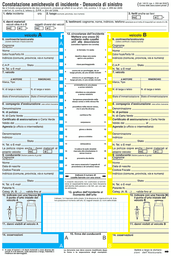
#> input picture test/CAI.png, 171 x 256 px, shrunk from 690 x 1030 before the run
$ python testConnection.py --image test/CAI.png   (older library calls are emulated)
#> lines starting #> are read from the running program, lines starting #| are printed output that depends on the picture; after the words box and inside, x2 and y2 are one past the last pixel; in counts of white or black regions, pixels touching at a corner belong together
### opencv.py
import cv2
import sys
import os
import numpy as np
import math

import matplotlib.pyplot as plt

ADAPTIVE_WINSZ = 55
PAGE_MARGIN_X = 10  # reduced px to ignore near L/R edge
PAGE_MARGIN_Y = 10  # reduced px to ignore near T/B edge
TEXT_MIN_WIDTH = 15  # min reduced px width of detected text contour
TEXT_MIN_HEIGHT = 2  # min reduced px height of detected text contour
TEXT_MIN_ASPECT = 1.5  # filter out text contours below this w/h ratio
TEXT_MAX_THICKNESS = 10  # max reduced px thickness of detected text contour

numberChain = 0


def rescale(image, width=None, height=None, inter=cv2.INTER_AREA):
    """
    scalatura dell'immagine
    INTER_AREA buono per creare immagini piu' piccole
    INTER_LINEA buono per creare immagini piu' grandi
    :param image: immagine da lavorare
    :param width: larghezza immagine
    :param height: altezza
    :param inter: metodo scalatura
    :return:
    """
    dim = None
    (h, w) = image.shape[:2]

    if width is None and height is None:
        return image

    if width is None:
        r = height / float(h)
        dim = (int(w * r), height)
    elif height is None:
        r = width / float(w)
        dim = (width, int(h * r))
    else:
        dim = (width, height)

    resized = cv2.resize(image, dim, interpolation=inter)

    return resized

def image_list(path):
    return [os.path.join(path, f) for f in os.listdir(path) if f.endswith('.jpg') or f.endswith('.png')]

def open_document(image, doc_height):
    """
    apro il documento e lo imposto sui 1000 px di altezza
    :return:
    :param image:
    :param docHeight:
    :return:
    """
#> called with image = 'test/CAI.png', doc_height = 1000
    gray = cv2.imread(image, cv2.IMREAD_GRAYSCALE)
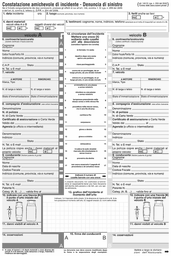
#> gray: shape (256, 171); min 22, max 255, mean 224.7

    if gray is None:
        print("document ", image, " doesn't exists")
        sys.exit()

    height, width = gray.shape[:2]
#> height = 256; width = 171
    print("image size", width, "x", height)
#| image size 171 x 256

    img = None
    if (height > doc_height):
        img = rescale(gray, None, doc_height)
    elif (height < doc_height):
        img = rescale(gray, None, doc_height, inter=cv2.INTER_LINEAR)
#> in rescale, `resized = cv2.resize(image, dim, interpolation=inter)`:
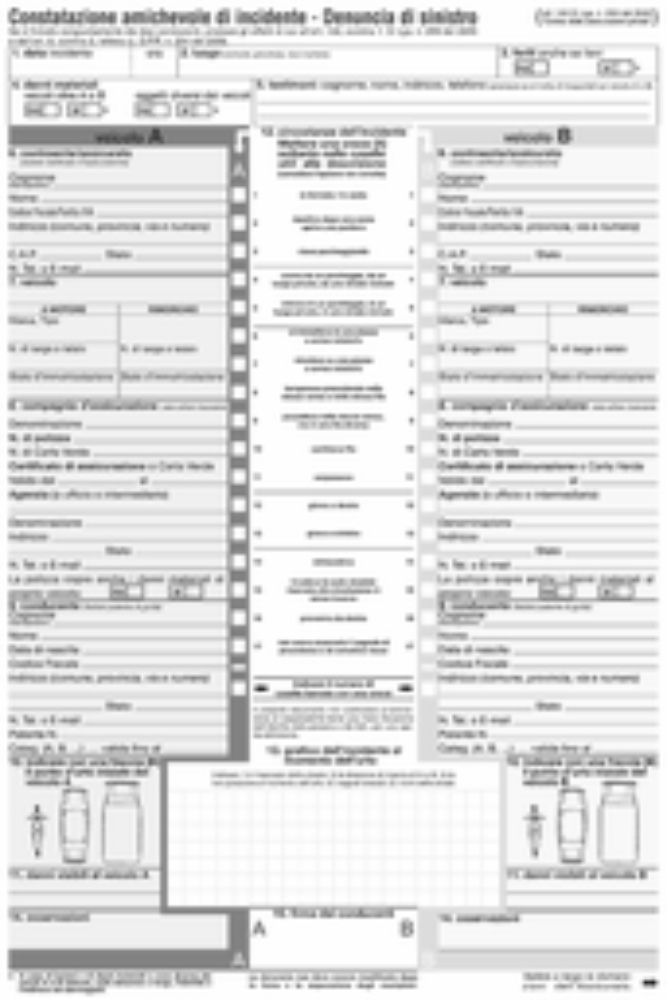
#> resized: shape (1000, 667); min 29, max 255, mean 224.6
    else:
        img = gray

    return img


def get_page_extents(image):
    """
    Creo una maschera su cui lavorare il documento
    :param image: pagina caricata
    :return:
    """
    height, width = image.shape[:2]
    xmin = PAGE_MARGIN_X
    ymin = PAGE_MARGIN_Y
    xmax = width - PAGE_MARGIN_X
    ymax = height - PAGE_MARGIN_Y
    page = np.zeros((height, width), dtype=np.uint8)
    cv2.rectangle(page, (xmin, ymin), (xmax, ymax), (255, 255, 255), -1)

    outline = np.array([
        [xmin, ymin],
        [xmin, ymax],
        [xmax, ymax],
        [xmax, ymin]])

    return page, outline


def box(width, height):
    return np.ones((height, width), dtype=np.uint8)

def get_binary(image, pagemask,maxVal = 255):
    mask = cv2.adaptiveThreshold(image, maxVal, cv2.ADAPTIVE_THRESH_MEAN_C, cv2.THRESH_BINARY_INV, ADAPTIVE_WINSZ, 7)
    return np.minimum(mask, pagemask)

# [13 lines left out: function get_mask, not called in this run]


class ContourInfo(object):
    # [23 lines left out: functions __init__, calc_center_angle, not called in this run]


    def draw_contour(self,image):
        cv2.drawContours(image, self.contour, -1, (0, 255, 0), 3)

    # [9 lines left out: function draw_orientation, not called in this run]

    def angleDiff(self,angleB,angleA):
        return abs(angleB - angleA)

    def calcDistance(self,cInfo):
        pass

    # [60 lines left out: functions calcCost, detect_box, get_contours, not called in this run]


def detect_outliers(data, m=2):
    return abs(data - np.mean(data)) < m * np.std(data)

# [70 lines left out: functions deskew, openMatchImage, simpleMatch, simpleBox, not called in this run]

### dscc.py
import numpy as np
import math

HORIZONTAL = 0
VERTICAL = 1

MIN_LEN = 1

class RunLen(object):
    def __init__(self,pos,start,end):
        self.pos = pos

        self.parents = 0
        self.children = 0

        self.length = 0
        self.medium_height = 0

        self.child = None
        self.see = False

        self.bad = False

        self.coeff = []

        if start < end:
            self.start = start
            self.end = end
        else:
            self.start = end
            self.end = start

        self.midpoint = self.start + int((self.end - self.start) / 2)

    def get_overlap(self,start,end):
        return max(0, min(self.end, end) - max(self.start, start)) > 0

    def singleConnected(self):
        if self.children == 1 and self.parents == 1:
            return True
        else:
            return False

    def prune(self):
        self.child = None

    def connect(self,child):
        if  self.pos == child.pos - 1 and self.get_overlap(child.start,child.end):

            child.parents += 1
            self.children += 1

            self.child = child

            return True
        else:
            return False

    def getHeight(self):
        return self.end - self.start


    def print(self):
        print("Runlen {0} \t {1} \t {2}".format(self.pos,self.length,self.medium_height))

    def project(self,x):
        return  self.coeff[0] * x + self.coeff[1]


def lineDistance(a,b):
    return max(a.pos, b.pos) - min(a.pos + a.length,b.pos + b.length)

# [29 lines left out: functions colineDistance, merenge, not called in this run]


def fitLine(run):
    if run.length < 2:
        return

    start = run

    pos = []
    midPoints = []

    while run is not None:
        if run.getHeight() <= 2 * start.medium_height:
            pos.append(run.pos)
            midPoints.append(run.midpoint)
        else:
            run.bad = True
            #print("Scartato punto {0} : altezza {1} media {2}".format(run.pos,run.getHeight(),start.medium_height))

        run = run.child

    if(len(pos) >= 2):
        coeff = np.polyfit(pos, midPoints, 1, full=False)
        start.coeff = coeff


def navigate(run):
    length = 0
    medium_height = 0

    #print("Start {0}".format(run.pos))

    if run.child is None:
        #print("End {0}".format(run.pos))
        run.length = 1
        run.medium_height = run.getHeight()
        return 1

    start = run


    while run is not None and run.singleConnected():
        run.see = True

        length += 1
        medium_height += run.getHeight()

        endRun = run
        run = run.child

    start.length = length
    start.medium_height = int(medium_height / length)

    #calcoloFunzione di interpolazione
    #z = np.polyfit(x, y, 3)

    endRun.prune()
    return length

    #print("End {0} {1}".format(endRun.pos,length))


def detectSingleConnections(runLen):

    singleConnection = []

    for row in runLen:
        for run in row:
            if not run.singleConnected():
                run.prune()

            if run.singleConnected() and not run.see:
                if navigate(run) > MIN_LEN:
                    singleConnection.append(run)
                    fitLine(run)

    return singleConnection


def connect(parents,children):

   for i in range(len(parents)):
        for j in range(len(children)):
            parent = parents[i]
            child = children[j]
            parent.connect(child)


def calcRunLen(image,direction = 0):
    runLen = []
    (h, w) = image.shape[:2]

    c = h
    if direction == 0:
        c = w

    for i in range(c):
        #print("riga numero {0}".format(i))

        if direction == 0:
            data = image[:,i]
        else:
            data = image[i,:]

        bounded = np.hstack(([0], data, [0]))
        difs = np.diff(bounded)
        run_starts, = np.where(difs > 0)
        run_ends, = np.where(difs < 0)


        row = []

        for rle in zip(run_starts,run_ends):
            row.append(RunLen(i,rle[0],rle[1]))

        runLen.append(row)

        if i > 0:
            connect(runLen[i - 1], runLen[i])


    return detectSingleConnections(runLen)

### testConnection.py
import cv2
import opencv
import dscc
import time
import argparse
import sys
import numpy as np

from random import randint

import matplotlib.pyplot as plt


ap = argparse.ArgumentParser()
ap.add_argument("-i", "--image", required=True, help="image to scan")
args = vars(ap.parse_args())

print("OpenCV version :  {0}".format(cv2.__version__))

#-i C:\PycharmProjects\Lavoro\cai\Cai2804\20170427_094918_20170427_094918_CAI.png
#-i C:\PycharmProjects\Lavoro\cai\Cai2804\20170427_095509_F3.JPG
#-i C:\PycharmProjects\Lavoro\cai\Cai2804\20170427_144309_FOTO0008.jpg
#-i C:\PycharmProjects\Lavoro\cai\Cai2704\20160429_185152_CAI.png
#-i C:\PycharmProjects\Lavoro\cai\Cai2704\20160429_180445_CID009920016024504.png

image = args["image"]

document = opencv.open_document(image,1000)


if document is None:
    print("document ", document, " doesn't exists")
    sys.exit()

#testImage = cv2.cvtColor(document, cv2.COLOR_GRAY2RGB)

height, width = document.shape[:2]
#> height = 1000; width = 667
testImage = np.zeros((height,width,3), np.uint8)
testImage[:,:] = (255,255,255)

pagemask, page_outline = opencv.get_page_extents(document)
#> in get_page_extents, `cv2.rectangle(page, (xmin, ymin), (xmax, ymax), (255, 255, 255), -1)`:
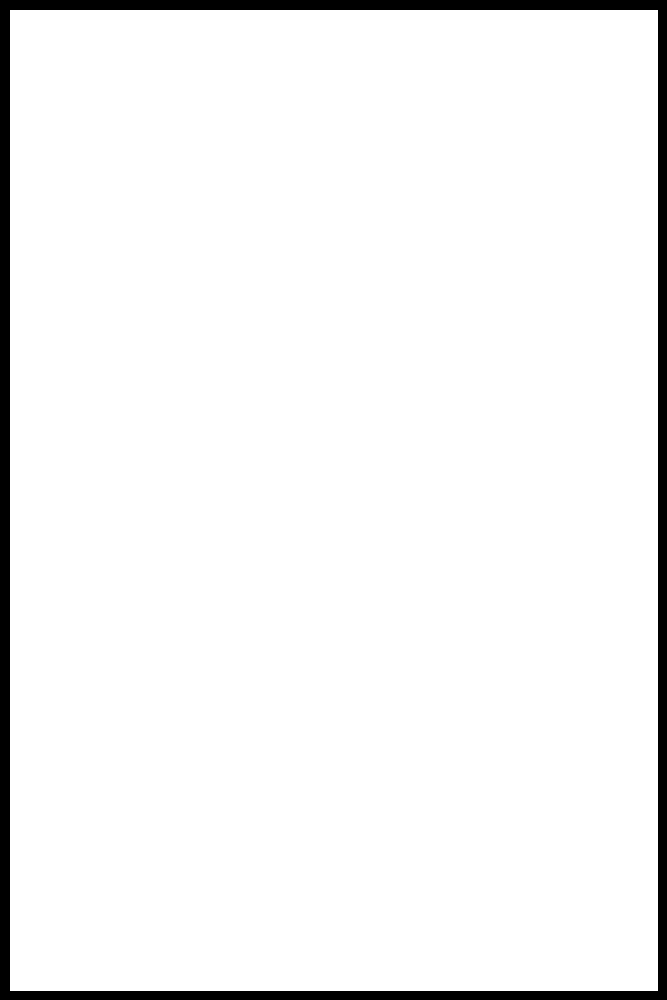
#> page: shape (1000, 667); 95.3% white; 1 black region, box (x1, y1, x2, y2) and area: (0, 0, 667, 1000) 31312
#> page_outline = [[10, 10], [10, 990], [657, 990], [657, 10]]
binary = opencv.get_binary(document,pagemask)
#> in get_binary, `mask = cv2.adaptiveThreshold(image, maxVal, cv2.ADAPTIVE_THRESH_MEAN_C..`:
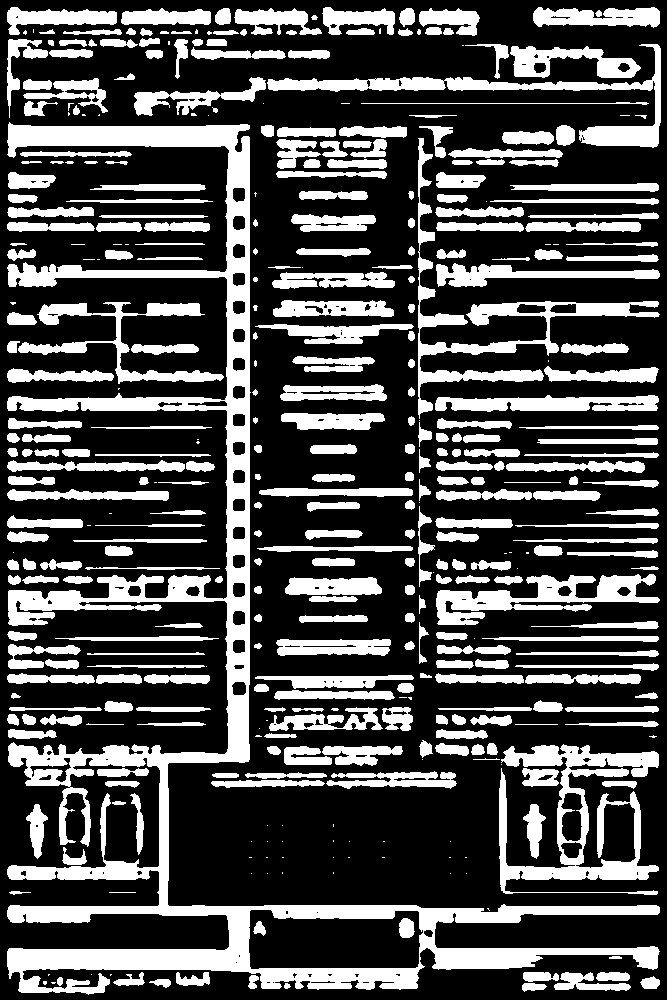
#> mask: shape (1000, 667); 30% white; 407 white regions (85 under 20 px), largest, box (x1, y1, x2, y2) and area: (7, 122, 660, 995) 55266, (499, 744, 659, 895) 8156, (418, 138, 660, 419) 6538
#> in get_binary, `return np.minimum(mask, pagemask)`:
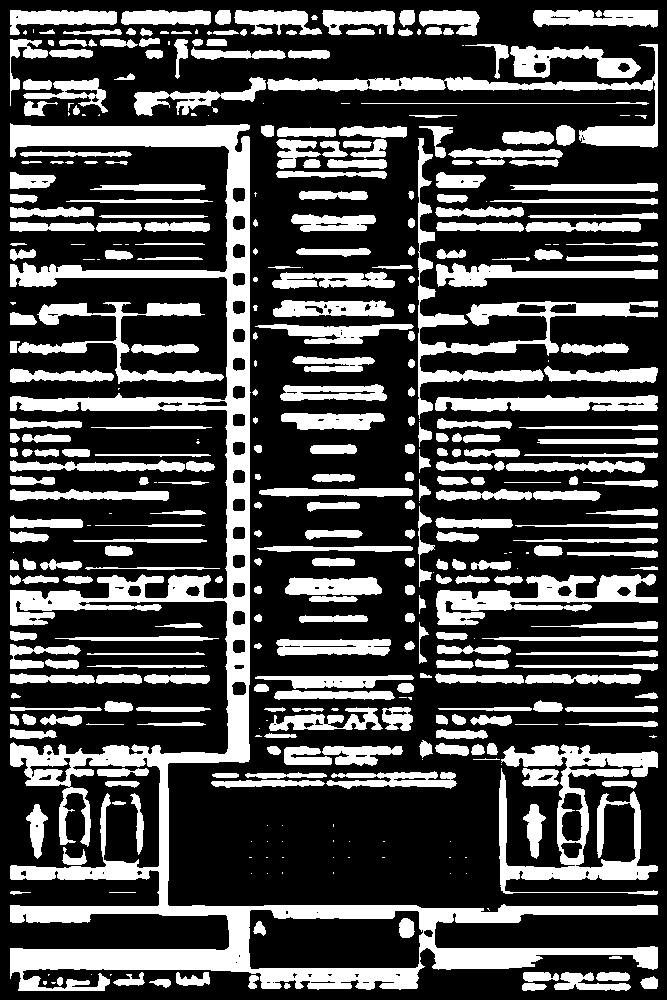
#> returned value: shape (1000, 667); 29.7% white; 407 white regions (85 under 20 px), largest, box (x1, y1, x2, y2) and area: (10, 123, 658, 991) 54717, (499, 744, 658, 895) 8140, (418, 138, 658, 419) 6530

start = time.time()
runLens = dscc.calcRunLen(binary,0)
end = time.time()
print(end - start)


#print(runLens)

i = 0
for runLen in runLens:
    color = [randint(0,255),randint(0,255),randint(0,255)]

    if runLen.length > 10:

        runLen.print()

        while runLen is not None:
            testImage[runLen.midpoint, runLen.pos] = color

            #testImage[runLen.pos,runLen.midpoint ] = color

            runLen = runLen.child
#> this loop made 992 passes
#| Runlen 11 	 19 	 14
#| Runlen 11 	 26 	 7
#| Runlen 11 	 82 	 8
#| Runlen 11 	 83 	 7
#| Runlen 11 	 15 	 2
#| Runlen 11 	 24 	 7
#| Runlen 11 	 25 	 10
#| Runlen 11 	 102 	 9
#> (further printed lines are left out)
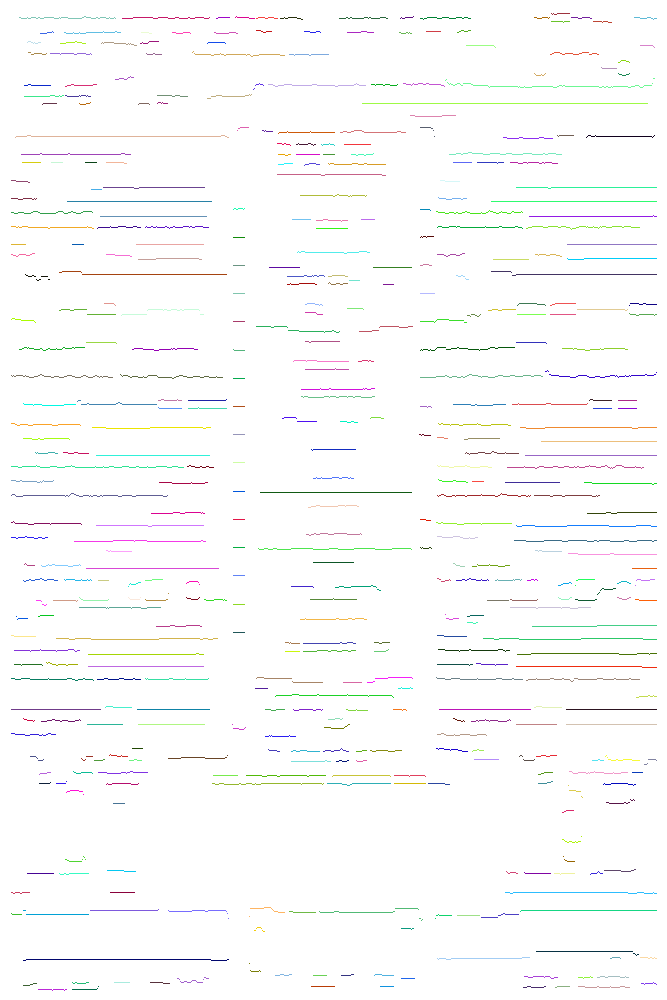
#> testImage: shape (1000, 667, 3); mean of channels 0, 1, 2 251.2, 251.4, 251.1; drawn as B, G, R


runLens = dscc.calcRunLen(binary,1)

for runLen in runLens:
    color = [randint(0,255),randint(0,255),randint(0,255)]

    if runLen.length > 5:

        runLen.print()

        while runLen is not None:
            #testImage[runLen.midpoint, runLen.pos] = color
            if not runLen.bad:
                testImage[runLen.pos,runLen.midpoint ] = color

            runLen = runLen.child
#> this loop made 882 passes
#| Runlen 11 	 13 	 14
#| Runlen 11 	 15 	 13
#| Runlen 12 	 11 	 59
#| Runlen 13 	 10 	 72
#| Runlen 13 	 10 	 72
#| Runlen 14 	 7 	 89
#| Runlen 24 	 10 	 7
#| Runlen 24 	 10 	 3
#> (further printed lines are left out)
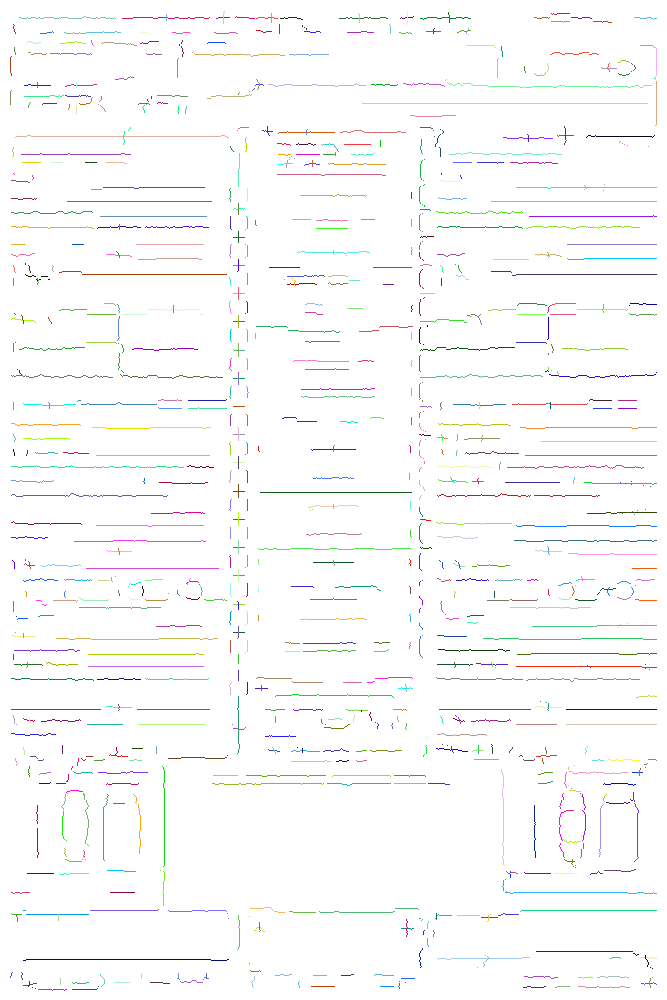
#> testImage: shape (1000, 667, 3); 0.6% of pixels changed, all inside (x1, y1, x2, y2) = (10, 11, 657, 989); drawn as B, G, R


plt.imshow(testImage)
plt.show()
